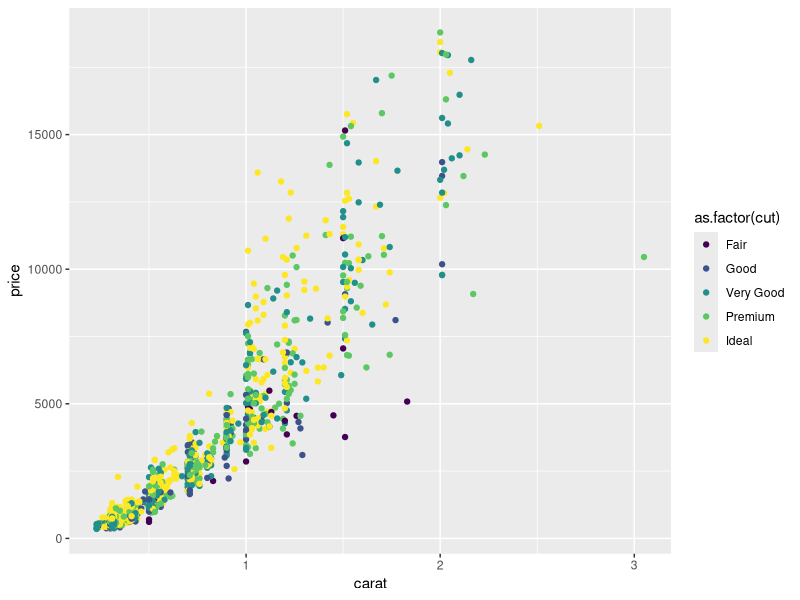

The R script that drew this image:
## ---- chunk 1
suppressPackageStartupMessages(library(ggplot2))
suppressPackageStartupMessages(library(dplyr))
## ---- chunk 2
data(diamonds)
summary(diamonds)
diamonds <- sample_n(diamonds, 1000, replace=FALSE)
## ---- chunk 3
ggplot(diamonds, aes(x=carat, y=price, color=as.factor(cut))) + geom_point()
## ---- chunk 4

## ---- chunk 5

## ---- chunk 6

## ---- chunk 7

## ---- chunk 8

## ---- chunk 9

